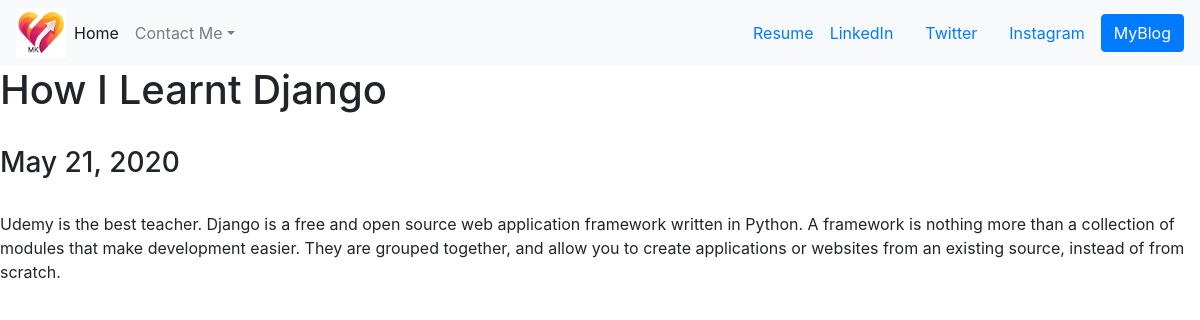
Before: /blog/1/ with the older database file.
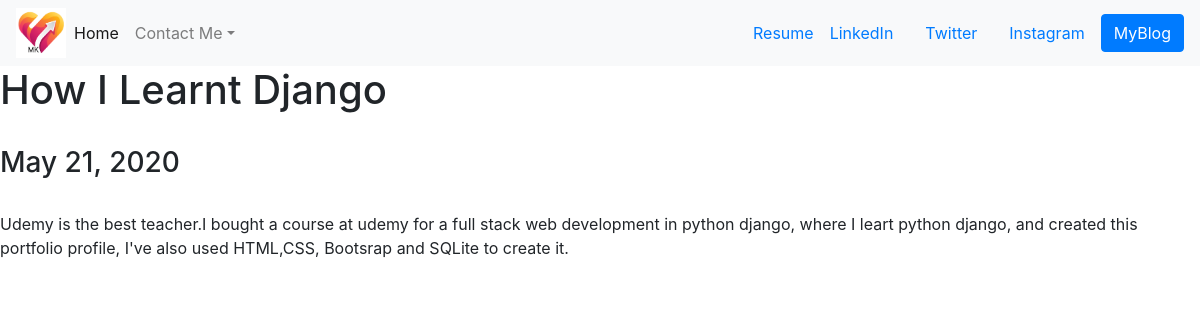
After: the same page with the newer database file.
### blog/models.py (models this page shows, shortened)
class MyBlock(models.Model):
    title = models.CharField(max_length=100)
    date = models.DateField()
    description = models.TextField()

### blog/views.py (the view)
# urls.py: path('<int:blog_id>/',views.detail, name='detail' ),
def detail(request, blog_id):
    blog = get_object_or_404(MyBlock,pk = blog_id)
    return render(request,'blog/detail.html',{'blog':blog})

### blog/templates/blog/detail.html
{% extends 'portfolio/base.html' %}
{% block content %}
  <h1>{{ blog.title }}</h1>
  <br>
  <h3>{{ blog.date }}</h3>
  <br>
  {{ blog.description }}
{% endblock %}

Changed rows visible on the page:
changed MyBlock "How I Learnt Django": description "Udemy is the best teacher. Django is a free and open source web application framework written in Python. A framework is nothing more than a collection of modules that make development easier. They are grouped together, and allow you to create applications or websites from an existing source, instead of from scratch." → "Udemy is the best teacher.I bought a course at udemy for a full stack web development in python django, where I leart python django, and created this portfolio profile, I've also used HTML,CSS, Bootsrap and SQLite to create it."
